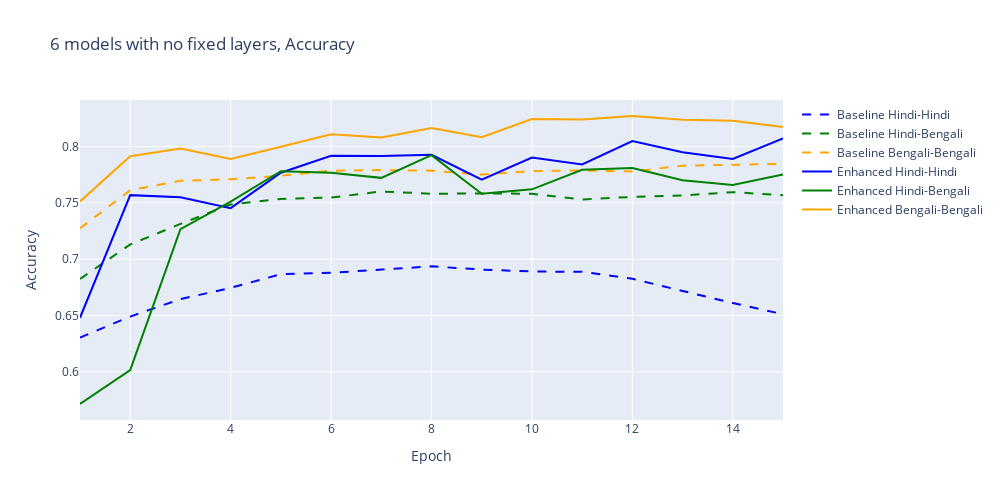

The notebook cell this image was saved under:
### Code cell
fig = go.Figure(layout=dict(height=500, width=1000))


t2_hinhin_fix = get_perf(2, 'hindi_hindi', 'accuracy', 'no_fix', take_mean=True)
fig.add_trace(
    go.Scatter(
        x=list(range(1, 16)),
        y=t2_hinhin_fix,
        mode='lines',
        line=dict(color='blue', dash='dash'),
        name='Baseline Hindi-Hindi',
))

t2_hinben_fix = get_perf(2, 'hindi_bengali', 'accuracy', 'no_fix', take_mean=True)
fig.add_trace(
    go.Scatter(
        x=list(range(1, 16)),
        y=t2_hinben_fix,
        mode='lines',
        line=dict(color='green', dash='dash'),
        name='Baseline Hindi-Bengali',
))

t2_benben_fix = get_perf(2, 'bengali_bengali', 'accuracy', 'no_fix', take_mean=True)
fig.add_trace(
    go.Scatter(
        x=list(range(1, 16)),
        y=t2_benben_fix,
        mode='lines',
        line=dict(color='orange', dash='dash'),
        name='Baseline Bengali-Bengali',
))

t3_hinhin_fix = get_perf(3, 'hindi_hindi', 'accuracy', 'no_fix', take_mean=True)
fig.add_trace(
    go.Scatter(
        x=list(range(1, 16)),
        y=t3_hinhin_fix,
        mode='lines',
        line=dict(color='blue'),
        name='Enhanced Hindi-Hindi',
))

t3_hinben_fix = get_perf(3, 'hindi_bengali', 'accuracy', 'no_fix', take_mean=True)
fig.add_trace(
    go.Scatter(
        x=list(range(1, 16)),
        y=t3_hinben_fix,
        mode='lines',
        line=dict(color='green'),
        name='Enhanced Hindi-Bengali',
))

t3_benben_fix = get_perf(3, 'bengali_bengali', 'accuracy', 'no_fix', take_mean=True)
fig.add_trace(
    go.Scatter(
        x=list(range(1, 16)),
        y=t3_benben_fix,
        mode='lines',
        line=dict(color='orange'),
        name='Enhanced Bengali-Bengali',
))

fig.update_layout(
    xaxis_title='Epoch',
    yaxis_title='Accuracy',
    title='6 models with no fixed layers, Accuracy'
)

fig.show()

### Figure 1 — Plotly figure (JSON) as saved in the notebook; plotly's stock layout.template omitted (floating-point values rounded to 4 significant figures)
{"data": [{"line": {"color": "blue", "dash": "dash"}, "mode": "lines", "name": "Baseline Hindi-Hindi", "type": "scatter", "x": [1, 2, 3, 4, 5, 6, 7, 8, 9, 10, 11, 12, 13, 14, 15], "y": [0.6303, 0.649, 0.6645, 0.6745, 0.6866, 0.6879, 0.6907, 0.6936, 0.6907, 0.6891, 0.6888, 0.6825, 0.6718, 0.661, 0.6511]}, {"line": {"color": "green", "dash": "dash"}, "mode": "lines", "name": "Baseline Hindi-Bengali", "type": "scatter", "x": [1, 2, 3, 4, 5, 6, 7, 8, 9, 10, 11, 12, 13, 14, 15], "y": [0.6825, 0.713, 0.7313, 0.7485, 0.7535, 0.7547, 0.7602, 0.7581, 0.7584, 0.7581, 0.753, 0.7553, 0.7566, 0.7595, 0.7569]}, {"line": {"color": "orange", "dash": "dash"}, "mode": "lines", "name": "Baseline Bengali-Bengali", "type": "scatter", "x": [1, 2, 3, 4, 5, 6, 7, 8, 9, 10, 11, 12, 13, 14, 15], "y": [0.7274, 0.7612, 0.7696, 0.771, 0.7741, 0.7786, 0.7792, 0.7786, 0.7752, 0.7783, 0.7789, 0.7778, 0.7831, 0.7837, 0.7847]}, {"line": {"color": "blue"}, "mode": "lines", "name": "Enhanced Hindi-Hindi", "type": "scatter", "x": [1, 2, 3, 4, 5, 6, 7, 8, 9, 10, 11, 12, 13, 14, 15], "y": [0.648, 0.7569, 0.7549, 0.7454, 0.7768, 0.792, 0.7917, 0.7927, 0.7706, 0.7903, 0.7842, 0.805, 0.795, 0.7891, 0.8073]}, {"line": {"color": "green"}, "mode": "lines", "name": "Enhanced Hindi-Bengali", "type": "scatter", "x": [1, 2, 3, 4, 5, 6, 7, 8, 9, 10, 11, 12, 13, 14, 15], "y": [0.5713, 0.6014, 0.7267, 0.7512, 0.7781, 0.7767, 0.7722, 0.7924, 0.7581, 0.762, 0.7794, 0.7811, 0.7701, 0.7659, 0.7753]}, {"line": {"color": "orange"}, "mode": "lines", "name": "Enhanced Bengali-Bengali", "type": "scatter", "x": [1, 2, 3, 4, 5, 6, 7, 8, 9, 10, 11, 12, 13, 14, 15], "y": [0.7513, 0.7915, 0.7983, 0.7889, 0.7998, 0.8109, 0.8081, 0.8164, 0.8085, 0.8244, 0.8241, 0.8272, 0.824, 0.8231, 0.8174]}], "layout": {"height": 500, "title": {"text": "6 models with no fixed layers, Accuracy"}, "width": 1000, "xaxis": {"autorange": true, "range": [1, 15], "title": {"text": "Epoch"}, "type": "linear"}, "yaxis": {"autorange": true, "range": [0.5571, 0.8414], "title": {"text": "Accuracy"}, "type": "linear"}}}
